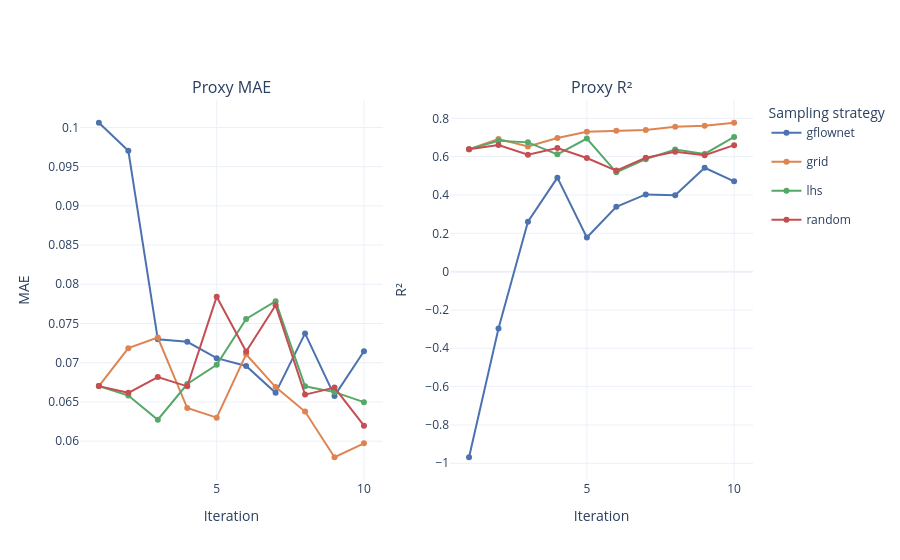

Notebook code cell kept with this figure:
### Code cell
plot_proxy_curves(metrics)

### Figure 1 — Plotly figure (JSON) as saved in the notebook; plotly's stock layout.template omitted (floating-point values rounded to 4 significant figures)
{"data": [{"legendgroup": "gflownet", "line": {"color": "#4C72B0", "width": 2}, "marker": {"color": "#4C72B0"}, "mode": "lines+markers", "name": "gflownet", "type": "scatter", "x": [1, 2, 3, 4, 5, 6, 7, 8, 9, 10], "xaxis": "x", "y": [0.1006, 0.09702, 0.073, 0.07267, 0.07058, 0.06959, 0.06616, 0.07374, 0.06577, 0.07147], "yaxis": "y"}, {"legendgroup": "gflownet", "line": {"color": "#4C72B0", "width": 2}, "marker": {"color": "#4C72B0"}, "mode": "lines+markers", "name": "gflownet", "showlegend": false, "type": "scatter", "x": [1, 2, 3, 4, 5, 6, 7, 8, 9, 10], "xaxis": "x2", "y": [-0.9685, -0.2963, 0.2604, 0.4904, 0.1778, 0.3385, 0.4029, 0.3986, 0.5419, 0.4713], "yaxis": "y2"}, {"legendgroup": "grid", "line": {"color": "#DD8452", "width": 2}, "marker": {"color": "#DD8452"}, "mode": "lines+markers", "name": "grid", "type": "scatter", "x": [1, 2, 3, 4, 5, 6, 7, 8, 9, 10], "xaxis": "x", "y": [0.06702, 0.07186, 0.07321, 0.06422, 0.063, 0.07108, 0.0669, 0.06377, 0.05795, 0.05973], "yaxis": "y"}, {"legendgroup": "grid", "line": {"color": "#DD8452", "width": 2}, "marker": {"color": "#DD8452"}, "mode": "lines+markers", "name": "grid", "showlegend": false, "type": "scatter", "x": [1, 2, 3, 4, 5, 6, 7, 8, 9, 10], "xaxis": "x2", "y": [0.6384, 0.6916, 0.6535, 0.6972, 0.7293, 0.7355, 0.7387, 0.7556, 0.7618, 0.7768], "yaxis": "y2"}, {"legendgroup": "lhs", "line": {"color": "#55A868", "width": 2}, "marker": {"color": "#55A868"}, "mode": "lines+markers", "name": "lhs", "type": "scatter", "x": [1, 2, 3, 4, 5, 6, 7, 8, 9, 10], "xaxis": "x", "y": [0.06702, 0.06582, 0.06273, 0.06729, 0.06973, 0.07559, 0.07785, 0.06699, 0.06625, 0.06497], "yaxis": "y"}, {"legendgroup": "lhs", "line": {"color": "#55A868", "width": 2}, "marker": {"color": "#55A868"}, "mode": "lines+markers", "name": "lhs", "showlegend": false, "type": "scatter", "x": [1, 2, 3, 4, 5, 6, 7, 8, 9, 10], "xaxis": "x2", "y": [0.6384, 0.6832, 0.6745, 0.6121, 0.694, 0.5181, 0.587, 0.6375, 0.6144, 0.7027], "yaxis": "y2"}, {"legendgroup": "random", "line": {"color": "#C44E52", "width": 2}, "marker": {"color": "#C44E52"}, "mode": "lines+markers", "name": "random", "type": "scatter", "x": [1, 2, 3, 4, 5, 6, 7, 8, 9, 10], "xaxis": "x", "y": [0.06702, 0.06616, 0.06816, 0.06699, 0.07842, 0.07143, 0.07734, 0.06593, 0.06683, 0.06198], "yaxis": "y"}, {"legendgroup": "random", "line": {"color": "#C44E52", "width": 2}, "marker": {"color": "#C44E52"}, "mode": "lines+markers", "name": "random", "showlegend": false, "type": "scatter", "x": [1, 2, 3, 4, 5, 6, 7, 8, 9, 10], "xaxis": "x2", "y": [0.6384, 0.6602, 0.61, 0.6446, 0.593, 0.5273, 0.594, 0.6256, 0.6078, 0.66], "yaxis": "y2"}], "layout": {"annotations": [{"font": {"size": 16}, "showarrow": false, "text": "Proxy MAE", "x": 0.225, "xanchor": "center", "xref": "paper", "y": 1, "yanchor": "bottom", "yref": "paper"}, {"font": {"size": 16}, "showarrow": false, "text": "Proxy R²", "x": 0.775, "xanchor": "center", "xref": "paper", "y": 1, "yanchor": "bottom", "yref": "paper"}], "legend": {"title": {"text": "Sampling strategy"}}, "xaxis": {"anchor": "y", "domain": [0, 0.45], "title": {"text": "Iteration"}}, "xaxis2": {"anchor": "y2", "domain": [0.55, 1], "title": {"text": "Iteration"}}, "yaxis": {"anchor": "x", "domain": [0, 1], "title": {"text": "MAE"}}, "yaxis2": {"anchor": "x2", "domain": [0, 1], "title": {"text": "R²"}}}}
